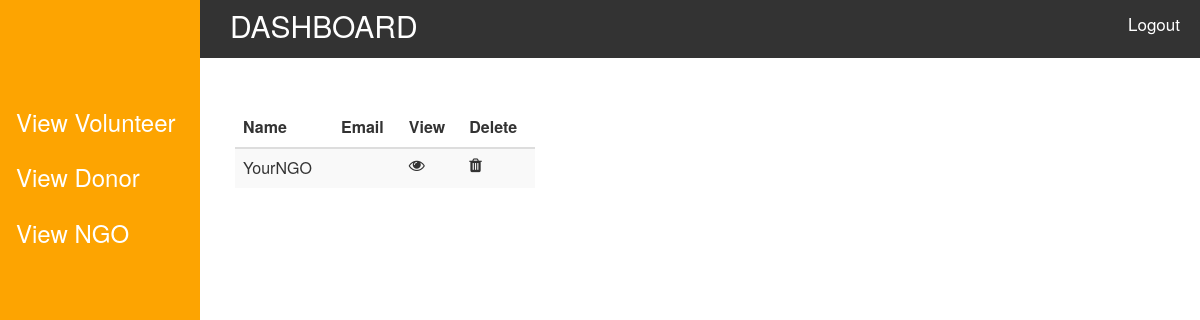
Before: /viewngo.php with the older database file.
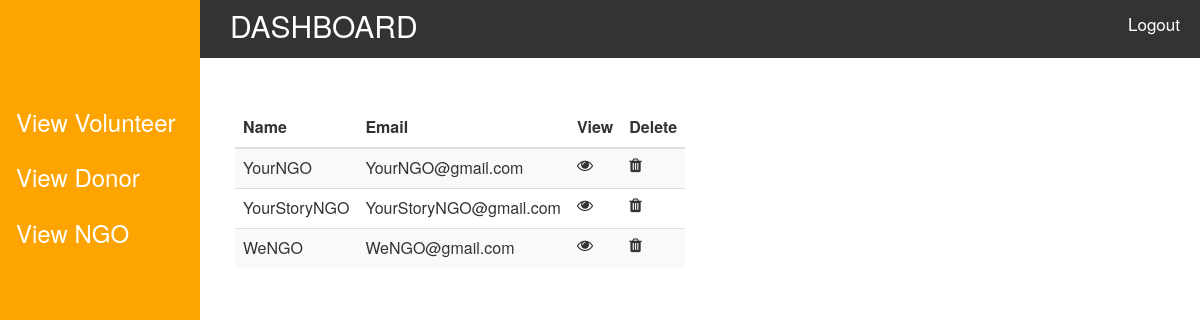
After: the same page with the newer database file.
### tables this page shows
CREATE TABLE `ngo` (
  `NID` int(11) NOT NULL,
  `ORGNAME` varchar(100) DEFAULT NULL,
  `OADDRESS` varchar(200) DEFAULT NULL,
  `N_EMAIL` varchar(100) DEFAULT NULL,
  `NPHNUMBER` varchar(10) NOT NULL
);

### pages/includes/functions.php (called while the page is built, shortened)
<?php
$connection = mysqli_connect(SERVER,USER,PASSWORD,DB);
function getngo(){
    global $connection;
    $query = "SELECT * FROM ngo";
    $ngo=mysqli_query($connection,$query);
    if($row=mysqli_fetch_all($ngo)){
        return($row);
    }
}
?>

### viewngo.php (the view, shortened to what this page needs)
  <?php
  require_once("pages/includes/functions.php");
  $vol=getngo();
  ?>
  <html>
      <head>
          <link rel="stylesheet" href="https://cdnjs.cloudflare.com/ajax/libs/font-awesome/4.7.0/css/font-awesome.min.css">
          <link rel="stylesheet" href="vendors/bootstrap/css/bootstrap.min.css">
          <link rel="stylesheet" href="vendors/datatables/datatables.min.css">
          <link rel="stylesheet" href="vendors/datatables/plugins/bootstrap/datatables.bootstrap.css">
          <link rel="stylesheet" href="header.css">
      </head>
      <body>
          <div class="topnav" id="myTopnav">
    <span class="logo">DASHBOARD</span>
    <a href="index.php" class="pull-right">Logout</a>
  </div>
    <div class="sidenav">
    <div class="top-wala">
    <a href="header.php">View Volunteer</a>
    <a href="viewdonor.php">View Donor</a>
    <a href="viewngo.php">View NGO</a>
  </div>
  </div>
 <div class="container" style="
    margin-left: 0px;
">
  <table class="table table-striped" style="margin-top:50px;margin-left:220px;width: 300px">
    <thead>
      <tr>
        <th scope="col">Name</th>
        <th scope="col">Email</th>
         <th scope="col">View</th>
        <th scope="col">Delete</th>
      </tr>
    </thead>
    <tbody>
      <?php foreach ($vol as $key => $value) {
        ;?>
        <tr>
          <td><?php echo $value[1] ;?></td>
          <td><?php echo $value[3] ;?></td>
          <td><i class="fa fa-eye" aria-hidden="true"></i></td>
          <td><i class="fa fa-trash" aria-hidden="true"></i></td>
        </tr>
        <?php
      }
      ?>
    </tbody>
  </table>
</div>
</body>
  <span onclick="openNav()">open</span>
  </html>

Changed rows visible on the page:
changed ngo "YourNGO": N_EMAIL (not shown) → "YourNGO@gmail.com"
added ngo: ORGNAME "YourStoryNGO", N_EMAIL "YourStoryNGO@gmail.com"
added ngo: ORGNAME "WeNGO", N_EMAIL "WeNGO@gmail.com"
